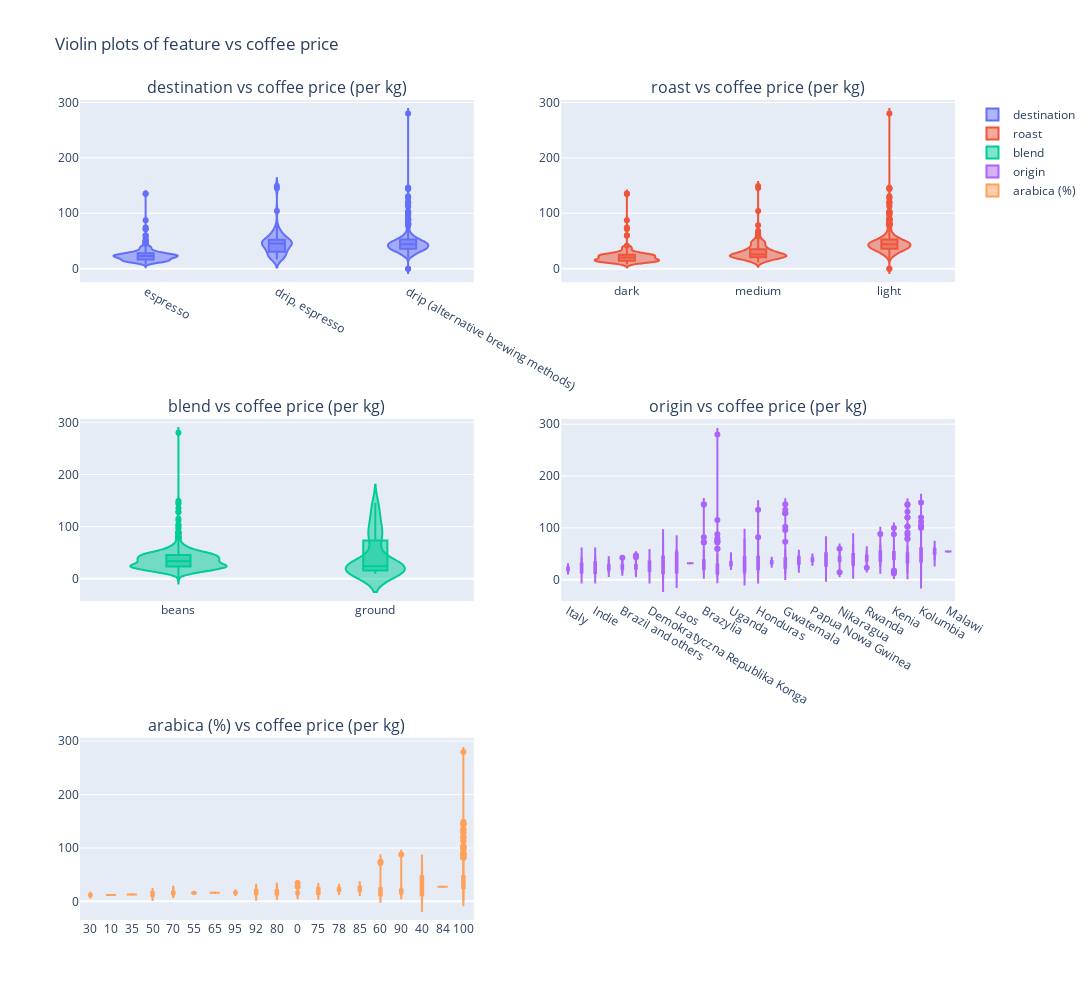

Notebook code for this chart:
### Code cell
categorical_data = ['destination', 'roast', 'blend', 'origin', 'arabica (%)']
rows = 3
cols = 2
subplot_titles = tuple(cat + " vs coffee price (per kg)" for cat in categorical_data)
fig = make_subplots(rows=rows, cols=cols, subplot_titles=subplot_titles)

for i, cat in enumerate(categorical_data):
    row = (i // cols) + 1
    col = (i % cols) + 1
    
    fig.add_trace(go.Violin(
        x=coffee_df[cat], y=coffee_df['price_per_kg'], name=cat, box_visible=True
    ), row=row, col=col)
    
    fig.update_xaxes(patch=dict(type='category', categoryorder='mean ascending'), row=row, col=col)
    
    
fig.update_layout(height=1000, width=1300, title='Violin plots of feature vs coffee price', showlegend=True)
fig.show()

### Figure 1 — Plotly figure (JSON) as saved in the notebook; plotly's stock layout.template omitted (floating-point values rounded to 4 significant figures; data arrays with more than 128 entries replaced by an {"elided": "..."} marker saying what was removed)
{"data": [{"box": {"visible": true}, "name": "destination", "type": "violin", "x": {"elided": "865 str values"}, "xaxis": "x", "y": {"elided": "865 float values"}, "yaxis": "y"}, {"box": {"visible": true}, "name": "roast", "type": "violin", "x": {"elided": "865 str values"}, "xaxis": "x2", "y": {"elided": "865 float values"}, "yaxis": "y2"}, {"box": {"visible": true}, "name": "blend", "type": "violin", "x": {"elided": "865 str values"}, "xaxis": "x3", "y": {"elided": "865 float values"}, "yaxis": "y3"}, {"box": {"visible": true}, "name": "origin", "type": "violin", "x": {"elided": "865 str values"}, "xaxis": "x4", "y": {"elided": "865 float values"}, "yaxis": "y4"}, {"box": {"visible": true}, "name": "arabica (%)", "type": "violin", "x": {"elided": "865 mixed values"}, "xaxis": "x5", "y": {"elided": "865 float values"}, "yaxis": "y5"}], "layout": {"annotations": [{"font": {"size": 16}, "showarrow": false, "text": "destination vs coffee price (per kg)", "x": 0.225, "xanchor": "center", "xref": "paper", "y": 1, "yanchor": "bottom", "yref": "paper"}, {"font": {"size": 16}, "showarrow": false, "text": "roast vs coffee price (per kg)", "x": 0.775, "xanchor": "center", "xref": "paper", "y": 1, "yanchor": "bottom", "yref": "paper"}, {"font": {"size": 16}, "showarrow": false, "text": "blend vs coffee price (per kg)", "x": 0.225, "xanchor": "center", "xref": "paper", "y": 0.6111, "yanchor": "bottom", "yref": "paper"}, {"font": {"size": 16}, "showarrow": false, "text": "origin vs coffee price (per kg)", "x": 0.775, "xanchor": "center", "xref": "paper", "y": 0.6111, "yanchor": "bottom", "yref": "paper"}, {"font": {"size": 16}, "showarrow": false, "text": "arabica (%) vs coffee price (per kg)", "x": 0.225, "xanchor": "center", "xref": "paper", "y": 0.2222, "yanchor": "bottom", "yref": "paper"}], "height": 1000, "showlegend": true, "title": {"text": "Violin plots of feature vs coffee price"}, "width": 1300, "xaxis": {"anchor": "y", "categoryorder": "mean ascending", "domain": [0, 0.45], "type": "category"}, "xaxis2": {"anchor": "y2", "categoryorder": "mean ascending", "domain": [0.55, 1], "type": "category"}, "xaxis3": {"anchor": "y3", "categoryorder": "mean ascending", "domain": [0, 0.45], "type": "category"}, "xaxis4": {"anchor": "y4", "categoryorder": "mean ascending", "domain": [0.55, 1], "type": "category"}, "xaxis5": {"anchor": "y5", "categoryorder": "mean ascending", "domain": [0, 0.45], "type": "category"}, "xaxis6": {"anchor": "y6", "domain": [0.55, 1]}, "yaxis": {"anchor": "x", "domain": [0.7778, 1]}, "yaxis2": {"anchor": "x2", "domain": [0.7778, 1]}, "yaxis3": {"anchor": "x3", "domain": [0.3889, 0.6111]}, "yaxis4": {"anchor": "x4", "domain": [0.3889, 0.6111]}, "yaxis5": {"anchor": "x5", "domain": [0, 0.2222]}, "yaxis6": {"anchor": "x6", "domain": [0, 0.2222]}}}
